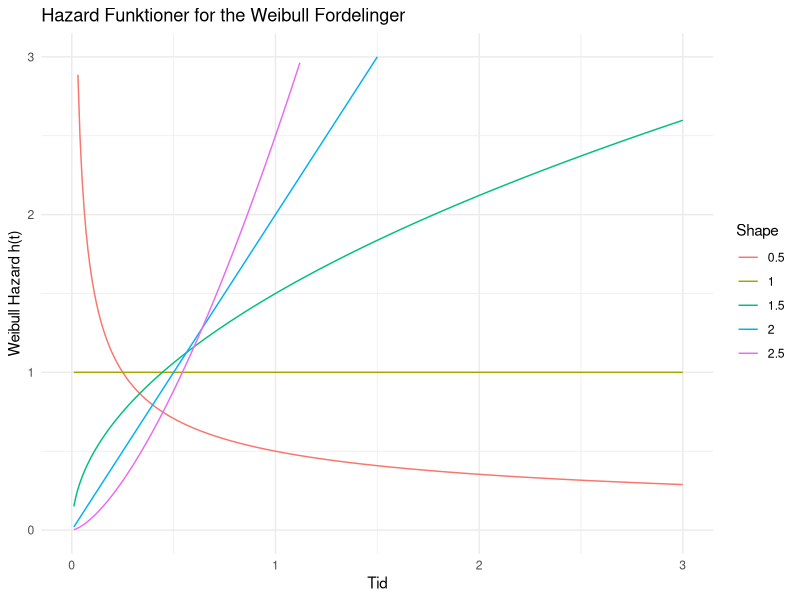
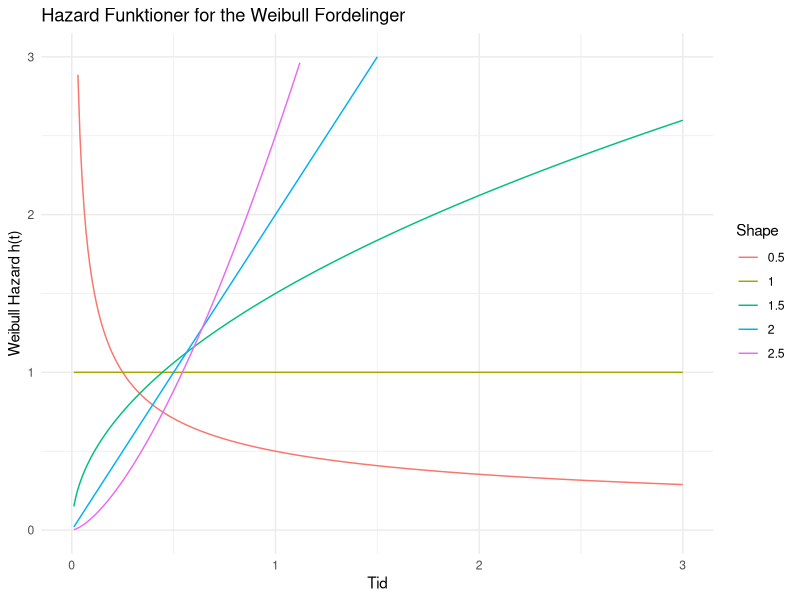
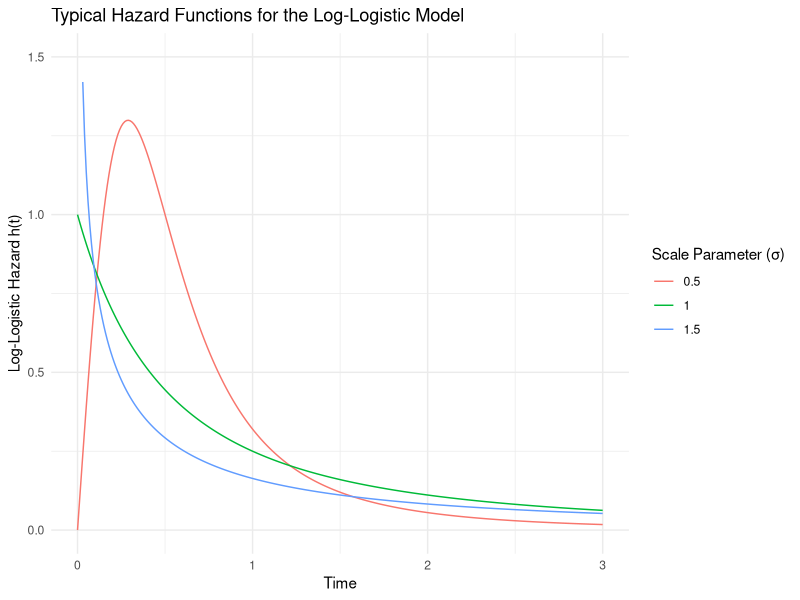
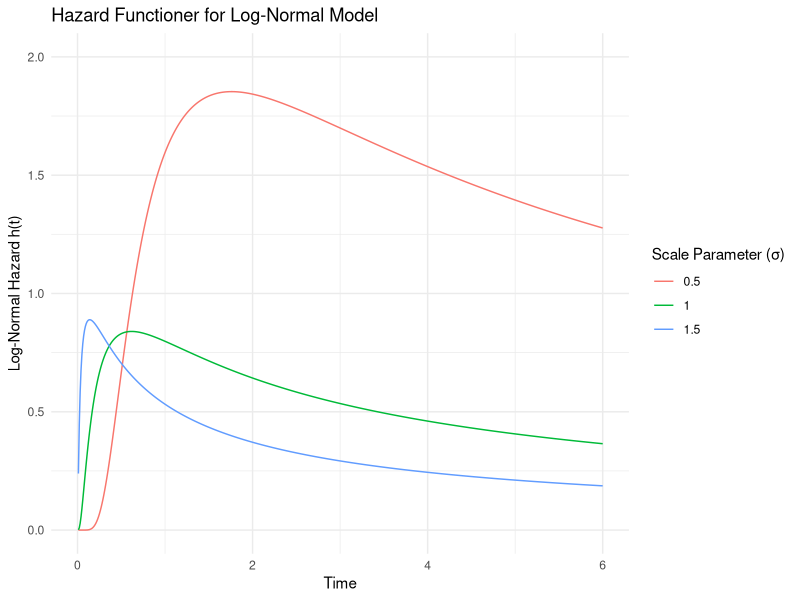
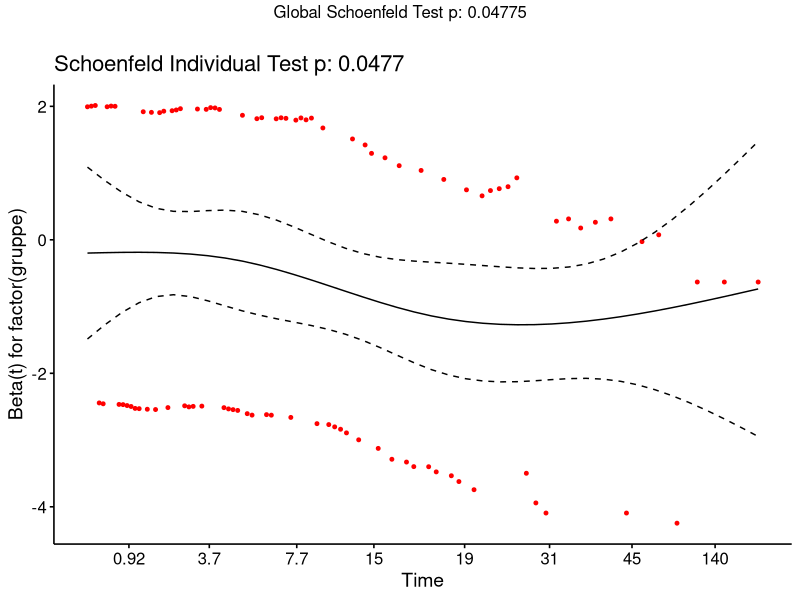

Write the R code that produced these figures, in order.
## ---- chunk 1
library(ggplot2)

# Weibull hazard function
weibull_hazard <- function(t, shape, scale = 1) {
  if (shape <= 0) {
    stop("Shape parameter skal være positiv")
  }
  (shape / scale) * (t / scale)^(shape - 1)
}

# Tider (x)
t <- seq(0.01, 5, by = 0.01)

# Shape parametre (p)
shapes <- c(0.5, 1, 1.5, 2, 2.5)

# Tom df
hazard_data <- data.frame()

# Bestem HR for hver shape parameter i et loop og fyld i den tomme df 
for (shape in shapes) {
  hazard_data <- rbind(hazard_data, data.frame(
    Time = t,
    Hazard = weibull_hazard(t, shape),
    Shape = as.factor(shape)
  ))
}

# Plot
p <- ggplot(hazard_data, aes(x = Time, y = Hazard, colour = Shape)) +
  geom_line() +
  scale_y_continuous(limits = c(0, 3)) +  #
  scale_x_continuous(limits = c(0, 3)) +  #
  ggtitle("Hazard Funktioner for the Weibull Fordelinger") +
  xlab("Tid") +
  ylab("Weibull Hazard h(t)") +
  theme_minimal()

p

## ---- chunk 2
library(ggplot2)

# Weibull hazard function
weibull_hazard <- function(t, shape, scale = 1) {
  if (shape <= 0) {
    stop("Shape parameter skal være positiv")
  }
  (shape / scale) * (t / scale)^(shape - 1)
}

# Tider (x)
t <- seq(0.01, 5, by = 0.01)

# Shape parametre (p)
shapes <- c(0.5, 1, 1.5, 2, 2.5)

# Tom df
hazard_data <- data.frame()

# Bestem HR for hver shape parameter i et loop og fyld i den tomme df 
for (shape in shapes) {
  hazard_data <- rbind(hazard_data, data.frame(
    Time = t,
    Hazard = weibull_hazard(t, shape),
    Shape = as.factor(shape)
  ))
}

# Plot
p <- ggplot(hazard_data, aes(x = Time, y = Hazard, colour = Shape)) +
  geom_line() +
  scale_y_continuous(limits = c(0, 3)) +  #
  scale_x_continuous(limits = c(0, 3)) +  #
  ggtitle("Hazard Funktioner for the Weibull Fordelinger") +
  xlab("Tid") +
  ylab("Weibull Hazard h(t)") +
  theme_minimal()

p

## ---- chunk 3
library(ggplot2)

# Log-logistic hazard funktion
log_logistic_hazard <- function(t, alpha, beta) {
  (beta / alpha) * (t / alpha)^(beta - 1) / (1 + (t / alpha)^beta)^2
}

# Tid:
t <- seq(0, 6, by = 0.01)

# I denne kontekst omtales scale typisk som alpha og shape som beta (ved ikke hvorfor, men jeg holder mig til konventioner, hvis i skal Google/chatte jer frem til noget ligende på et senere tidspunkt).
alpha_beta_pairs <- data.frame(Alpha = c(0.5, 1.0, 1.5), Beta = c(2, 1, 1/1.5))

# Tom df
hazard_data <- data.frame()

# Udregn HR med tilsvarende beta og alpha i et loop
for (i in 1:nrow(alpha_beta_pairs)) {
  alpha <- alpha_beta_pairs$Alpha[i]
  beta <- alpha_beta_pairs$Beta[i]
  
  hazard_data <- rbind(hazard_data, data.frame(
    Time = t,
    Hazard = log_logistic_hazard(t, alpha, beta),
    Alpha = as.factor(alpha)
  ))
}

# Plot
p <- ggplot(hazard_data, aes(x = Time, y = Hazard, colour = Alpha)) +
  geom_line() +
  scale_y_continuous(limits = c(0, 1.5)) + 
  scale_x_continuous(limits = c(0, 3)) + 
  ggtitle("Typical Hazard Functions for the Log-Logistic Model") +
  xlab("Time") +
  ylab("Log-Logistic Hazard h(t)") +
  theme_minimal() +
  scale_colour_discrete(name = "Scale Parameter (σ)") +
  theme(legend.position = "right")

p

## ---- chunk 4
library(ggplot2)

# Log-normal hazard function
log_normal_hazard <- function(t, mu, sigma) {
  # The pdf of the log-normal distribution
  pdf <- 1 / (t * sigma * sqrt(2 * pi)) * exp(- (log(t) - mu)^2 / (2 * sigma^2))
  
  # The CDF of the log-normal distribution
  cdf <- pnorm(log(t), mean = mu, sd = sigma)
  
  # The hazard function
  pdf / (1 - cdf)
}

# Generate a sequence of time values
t <- seq(0.01, 6, by = 0.01)  # Start at 0.01 to avoid division by zero

# Define sigma values
sigmas <- c(0.5, 1, 1.5)

# Initialize a data frame to store hazard rates
hazard_data <- data.frame()

# Compute hazard rates for each sigma
for (sigma in sigmas) {
  hazard_data <- rbind(hazard_data, data.frame(
    Time = t,
    Hazard = log_normal_hazard(t, mu = 0, sigma = sigma),
    Sigma = as.factor(sigma)
  ))
}

# Plotting with ggplot2
p <- ggplot(hazard_data, aes(x = Time, y = Hazard, colour = Sigma)) +
  geom_line() +
  scale_y_continuous(limits = c(0, 2), breaks = seq(0, 2, by = 0.5)) + 
  scale_x_continuous(limits = c(0, 6)) +
  ggtitle("Hazard Functioner for Log-Normal Model") +
  xlab("Time") +
  ylab("Log-Normal Hazard h(t)") +
  theme_minimal() +
  scale_colour_discrete(name = "Scale Parameter (σ)") +
  theme(legend.position = "right")

print(p)


## ---- chunk 5
#| echo: true

library(survival)
library(survminer)  # ggcoxzph

# Simulér random data
set.seed(123)  
n <- 200  # Antal obs
tid <- rexp(n, 0.1)  # Overlevelsestider
status <- sample(0:1, n, replace = TRUE)  # Censorering
gruppe <- rbinom(n, 1, 0.5)  # Konstruér to grupper

# Skab ikke-proportionalitet ved at lade hazarden for gruppe 1 stige over tid:
tid[gruppe == 1] <- tid[gruppe == 1] * 1.05 ^ tid[gruppe == 1]

# data frame
random_data <- data.frame(tid, status, gruppe)

#---- FOKUSÉR PÅ DET FØLGENDE ----------#

# Cox PH model
cox_model_nonprop <- coxph(Surv(tid, status) ~ factor(gruppe), data = random_data)

# Test PH antagelse med funktionen cox.zph()
test_proportionality_nonprop <- cox.zph(cox_model_nonprop)

print(test_proportionality_nonprop)

## ---- chunk 6
#| echo: true

p <- ggcoxzph(test_proportionality_nonprop)
p
## ---- chunk 7
#| echo: true

print(test_proportionality_nonprop)

